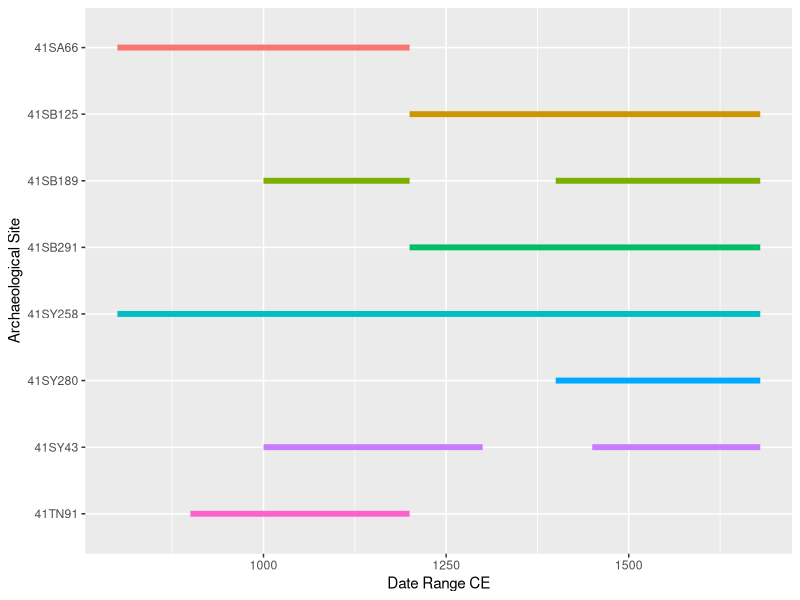

This figure's R source: (Note: this script raises an error after producing the figure.)
## ---- chunk 1
# load ggplot2
library(ggplot2)

# gantt chart of (possible) relative dates for ceramic components
temp<-data.frame(Site = c('41SA66','41SB125','41SB189','41SB189','41SB291','41SY43','41SY43','41SY258','41SY280','41TN91'),
                 Date_Range_CE = c(800, 1200, 1000, 1400, 1200, 1000, 1450, 800, 1400, 900), # in years CE
                 end = c(1200, 1680, 1200, 1680, 1680, 1300, 1680, 1680, 1680, 1200) # in years CE
)

# arrange figure
temp.site <- ggplot(temp,aes(x = Date_Range_CE, xend = end, y = factor(Site, 
       levels = rev(levels(factor(Site)))), yend = Site, color = Site)) +
  geom_segment(size = 2) +
  scale_colour_discrete() +
  theme(legend.position = "none") +
  labs(y = "Archaeological Site", x = "Date Range CE")

# render figure
temp.site
## ---- chunk 2
# incision image
knitr::include_graphics('images/sa66-inc.png')
fig.cap="Incisions on sherd 41sa66."
## ---- chunk 3
# incision image
knitr::include_graphics('images/sa66-4-inc.png')
fig.cap="Incisions on sherd 41sa66-4."
## ---- chunk 4
# incision image
knitr::include_graphics('images/sa66-5-inc.png')
fig.cap="Incisions on sherd 41sa66-5."
## ---- chunk 5
# incision image
knitr::include_graphics('images/sa66-6-inc.png')
fig.cap="Incisions on sherd 41sa66-6."
## ---- chunk 6
# incision image
knitr::include_graphics('images/41sb125-2-st27-25cm-lot100-inc.png')
fig.cap="Incisions on sherd 41sb125-2-st27-25cm-lot100."
## ---- chunk 7
# incision image
knitr::include_graphics('images/41sb125-3-st27-lot99-inc.png')
fig.cap="Incisions on sherd 41sb125-3-st27-lot99."
## ---- chunk 8
# incision image
knitr::include_graphics('images/41sb125-11-st11-lot50-inc.png')
fig.cap="Incisions on sherd 41sb125-11-st11-lot50."
## ---- chunk 9
# incision image
knitr::include_graphics('images/41SB189-9-lot17-inc.png')
fig.cap="Incisions on sherd 41sb189-9-lot17."
## ---- chunk 10
# incision image
knitr::include_graphics('images/41sb189-10-Lot17-inc.png')
fig.cap="Incisions on sherd 41sb189-10-Lot17."
## ---- chunk 11
# incision image
knitr::include_graphics('images/41sb291-4-st64-3040-lot245-inc.png')
fig.cap="Incisions on sherd 41sb291-4-st64-3040-lot245."
## ---- chunk 12
# incision image
knitr::include_graphics('images/41sb291-9-st61-50-55-lot229-inc.png')
fig.cap="Incisions on sherd 41sb291-9-st61-50-55-lot229."
## ---- chunk 13
# incision image
knitr::include_graphics('images/41sy43-1-inc.png')
fig.cap="Incisions on sherd 41sy43-1."
## ---- chunk 14
# incision image
knitr::include_graphics('images/41sy43-13-1191-inc.png')
fig.cap="Incisions on sherd 41sy43-13-1191."
## ---- chunk 15
# incision image
knitr::include_graphics('images/41sy43-19-inc.png')
fig.cap="Incisions on sherd 41sy43-19."
## ---- chunk 16
# incision image
knitr::include_graphics('images/41sy43-830-inc.png')
fig.cap="Incisions on sherd 41sy43-830."
## ---- chunk 17
# incision image
knitr::include_graphics('images/41sy43-k-2-27-37-inc.png')
fig.cap="Incisions on sherd 41sy43-k-2-27-37."
## ---- chunk 18
# incision image
knitr::include_graphics('images/41sy43-K-6-1020-inc.png')
fig.cap="Incisions on sherd 41sy43-K-6-1020."
## ---- chunk 19
# incision image
knitr::include_graphics('images/41sy43-k8-17-inc.png')
fig.cap="Incisions on sherd 41sy43-k8-17."
## ---- chunk 20
# incision image
knitr::include_graphics('images/41sy43-lot1035-2030-inc.png')
fig.cap="Incisions on sherd 41sy43-lot1035-2030."
## ---- chunk 21
# incision image
knitr::include_graphics('images/41sy258-st2-10-20-inc.png')
fig.cap="Incisions on sherd 41sy258-st2-10-20."
## ---- chunk 22
# incision image
knitr::include_graphics('images/41sy258-st3-2030-inc.png')
fig.cap="Incisions on sherd 41sy258-st3-2030."
## ---- chunk 23
# incision image
knitr::include_graphics('images/41sy280-inc.png')
fig.cap="Incisions on sherd 41sy280."
## ---- chunk 24
# incision image
knitr::include_graphics('images/41sy280-11-inc.png')
fig.cap="Incisions on sherd 41sy280-11."
## ---- chunk 25
# incision image
knitr::include_graphics('images/41sy280-18-inc.png')
fig.cap="Incisions on sherd 41sy280-18."
## ---- chunk 26
# incision image
knitr::include_graphics('images/41sy280-20-inc.png')
fig.cap="Incisions on sherd 41sy280-20."
## ---- chunk 27
# incision image
knitr::include_graphics('images/41sy280-84-inc.png')
fig.cap="Incisions on sherd 41sy280-84."
## ---- chunk 28
# incision image
knitr::include_graphics('images/41sy280-101-inc.png')
fig.cap="Incisions on sherd 41sy280-101."
## ---- chunk 29
# incision image
knitr::include_graphics('images/41sy280-127-inc.png')
fig.cap="Incisions on sherd 41sy280-127."
## ---- chunk 30
# incision image
knitr::include_graphics('images/41sy280-lot31-inc.png')
fig.cap="Incisions on sherd 41sy280-lot31."
## ---- chunk 31
# incision image
knitr::include_graphics('images/41sy280-lot48-inc.png')
fig.cap="Incisions on sherd 41sy280-lot48."
## ---- chunk 32
# incision image
knitr::include_graphics('images/41sy280-lot50-inc.png')
fig.cap="Incisions on sherd 41SY280-lot50."
## ---- chunk 33
# incision image
knitr::include_graphics('images/41sy280-lot52-inc.png')
fig.cap="Incisions on sherd 41sy280-lot52."
## ---- chunk 34
# incision image
knitr::include_graphics('images/41sy280-lot90-inc.png')
fig.cap="Incisions on sherd 41sy280-lot90."
## ---- chunk 35
# incision image
knitr::include_graphics('images/41sy280-lot91-inc.png')
fig.cap="Incisions on sherd 41sy280-lot91."
## ---- chunk 36
# incision image
knitr::include_graphics('images/41sy280-lot94-inc.png')
fig.cap="Incisions on sherd 41sy280-lot94."
## ---- chunk 37
# incision image
knitr::include_graphics('images/41sy280-lot107-inc.png')
fig.cap="Incisions on sherd 41sy280-lot107."
## ---- chunk 38
# incision image
knitr::include_graphics('images/41sy280-lot112-inc.png')
fig.cap="Incisions on sherd 41sy280-lot112."
## ---- chunk 39
# incision image
knitr::include_graphics('images/41sy280-lot125-inc.png')
fig.cap="Incisions on sherd 41sy280-lot125."
## ---- chunk 40
# incision image
knitr::include_graphics('images/41tn91-u1-0-10-inc.png')
fig.cap="Incisions on sherd 41tn91-u1-0-10."
## ---- chunk 41
# incision image
knitr::include_graphics('images/41tn91-u1-2030-inc.png')
fig.cap="Incisions on sherd 41tn91-u1-2030."
## ---- chunk 42
# incision image
knitr::include_graphics('images/41tn91-u2-1020-inc.png')
fig.cap="Incisions on sherd 41tn91-u2-1020."
## ---- chunk 43
# incision image
knitr::include_graphics('images/41tn91-u3-2030-inc.png')
fig.cap="Incisions on sherd 41tn91-u3-2030."
## ---- chunk 44
# incision image
knitr::include_graphics('images/41tn91-u4-0-20-inc.png')
fig.cap="Incisions on sherd 41tn91-u4-0-20."
## ---- chunk 45
# incision image
knitr::include_graphics('images/41tn91-u4-4050-inc.png')
fig.cap="Incisions on sherd 41tn91-u4-4050."
## ---- chunk 46
# incision image
knitr::include_graphics('images/41tn91-u4-5060-inc.png')
fig.cap="Incisions on sherd 41tn91-u4-5060."
## ---- chunk 47
# incision image
knitr::include_graphics('images/41tn91-u6-3040-inc.png')
fig.cap="Incisions on sherd 41tn91-u6-3040."
## ---- chunk 48
# incision image
knitr::include_graphics('images/41tn91-u7-30-40-inc.png')
fig.cap="Incisions on sherd 41tn91-u7-30-40."
## ---- chunk 49
# incision image
knitr::include_graphics('images/41tn91-u8-1020-inc.png')
fig.cap="Incisions on sherd 41tn91-u8-1020."
## ---- chunk 50
# incision image
knitr::include_graphics('images/41tn91-unit2-lot17-inc.png')
fig.cap="Incisions on sherd 41tn91-unit2-lot17."
